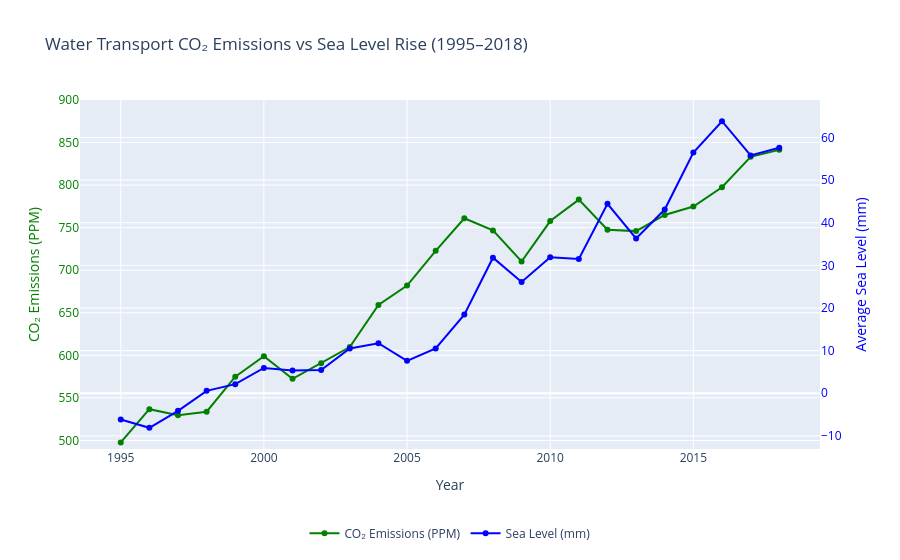

This figure's notebook cell:
### Code cell
# --- CO2 Emissions Trace (left Y-axis) ---
emission_trace = go.Scatter(
    x=emission_df['Year'],
    y=emission_df['emission'],
    name='CO₂ Emissions (PPM)',
    yaxis='y1',
    mode='lines+markers',
    line=dict(color='green')
)

# --- Sea Level Trace (right Y-axis) ---
sea_level_trace = go.Scatter(
    x=yearly_sea_levels['Year'],
    y=yearly_sea_levels['AvgSeaLevel'],
    name='Sea Level (mm)',
    yaxis='y2',
    mode='lines+markers',
    line=dict(color='blue')
)

# --- Combine the Traces ---
fig = go.Figure(data=[emission_trace, sea_level_trace])

fig.update_layout(
    title='Water Transport CO₂ Emissions vs Sea Level Rise (1995–2018)',
    xaxis=dict(title='Year'),

    yaxis=dict(
        title=dict(text='CO₂ Emissions (PPM)', font=dict(color='green')),
        range=[490, 900],
        tickfont=dict(color='green')
    ),

    yaxis2=dict(
        title=dict(text='Average Sea Level (mm)', font=dict(color='blue')),
        overlaying='y',
        side='right',
        tickfont=dict(color='blue')
    ),

    legend=dict(x=0.5, y = -0.2, xanchor='center', orientation='h')
)


fig.show()

### Figure 1 — Plotly figure (JSON) as saved in the notebook; plotly's stock layout.template omitted (floating-point values rounded to 4 significant figures)
{"data": [{"line": {"color": "green"}, "mode": "lines+markers", "name": "CO₂ Emissions (PPM)", "type": "scatter", "x": [1995, 1996, 1997, 1998, 1999, 2000, 2001, 2002, 2003, 2004, 2005, 2006, 2007, 2008, 2009, 2010, 2011, 2012, 2013, 2014, 2015, 2016, 2017, 2018], "y": [497.8, 536.8, 529.7, 533.8, 575.0, 598.9, 572.5, 590.7, 609.8, 659.2, 681.9, 722.8, 761.0, 746.8, 710.3, 757.8, 783.0, 747.6, 746.0, 765.0, 774.9, 797.5, 833.3, 841.4], "yaxis": "y"}, {"line": {"color": "blue"}, "mode": "lines+markers", "name": "Sea Level (mm)", "type": "scatter", "x": [1995, 1996, 1997, 1998, 1999, 2000, 2001, 2002, 2003, 2004, 2005, 2006, 2007, 2008, 2009, 2010, 2011, 2012, 2013, 2014, 2015, 2016, 2017, 2018], "y": [-6.162, -8.102, -4.126, 0.5605, 2.132, 5.925, 5.355, 5.447, 10.49, 11.73, 7.604, 10.51, 18.45, 31.8, 26.12, 31.89, 31.48, 44.43, 36.31, 43.09, 56.48, 63.82, 55.77, 57.6], "yaxis": "y2"}], "layout": {"legend": {"orientation": "h", "x": 0.5, "xanchor": "center", "y": -0.2}, "title": {"text": "Water Transport CO₂ Emissions vs Sea Level Rise (1995–2018)"}, "xaxis": {"title": {"text": "Year"}}, "yaxis": {"range": [490, 900], "tickfont": {"color": "green"}, "title": {"font": {"color": "green"}, "text": "CO₂ Emissions (PPM)"}}, "yaxis2": {"overlaying": "y", "side": "right", "tickfont": {"color": "blue"}, "title": {"font": {"color": "blue"}, "text": "Average Sea Level (mm)"}}}}
